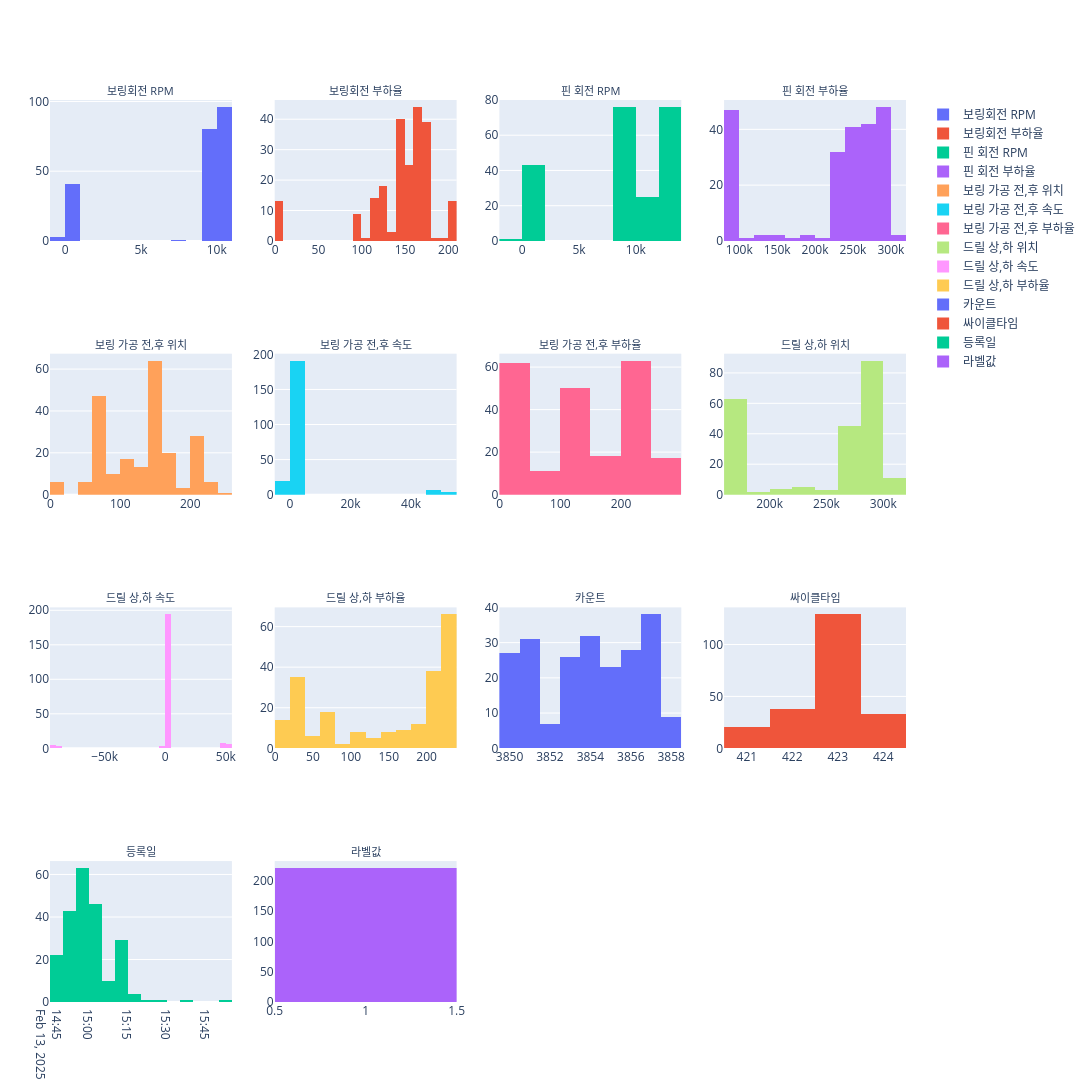

The cell this chart's notebook holds for it:
### Markdown cell above
### 데이터 분포 확인

### Code cell
plotting_hist_subplots(non_zero_data)

### Figure 1 — Plotly figure (JSON) as saved in the notebook; plotly's stock layout.template omitted (floating-point values rounded to 4 significant figures; data arrays with more than 128 entries replaced by an {"elided": "..."} marker saying what was removed)
{"data": [{"name": "보링회전 RPM", "type": "histogram", "x": {"elided": "221 int values"}, "xaxis": "x", "yaxis": "y"}, {"name": "보링회전 부하율", "type": "histogram", "x": {"elided": "221 int values"}, "xaxis": "x2", "yaxis": "y2"}, {"name": "핀 회전 RPM", "type": "histogram", "x": {"elided": "221 int values"}, "xaxis": "x3", "yaxis": "y3"}, {"name": "핀 회전 부하율", "type": "histogram", "x": {"elided": "221 int values"}, "xaxis": "x4", "yaxis": "y4"}, {"name": "보링 가공 전,후 위치", "type": "histogram", "x": {"elided": "221 int values"}, "xaxis": "x5", "yaxis": "y5"}, {"name": "보링 가공 전,후 속도", "type": "histogram", "x": {"elided": "221 int values"}, "xaxis": "x6", "yaxis": "y6"}, {"name": "보링 가공 전,후 부하율", "type": "histogram", "x": {"elided": "221 int values"}, "xaxis": "x7", "yaxis": "y7"}, {"name": "드릴 상,하 위치", "type": "histogram", "x": {"elided": "221 int values"}, "xaxis": "x8", "yaxis": "y8"}, {"name": "드릴 상,하 속도", "type": "histogram", "x": {"elided": "221 int values"}, "xaxis": "x9", "yaxis": "y9"}, {"name": "드릴 상,하 부하율", "type": "histogram", "x": {"elided": "221 int values"}, "xaxis": "x10", "yaxis": "y10"}, {"name": "카운트", "type": "histogram", "x": {"elided": "221 int values"}, "xaxis": "x11", "yaxis": "y11"}, {"name": "싸이클타임", "type": "histogram", "x": {"elided": "221 int values"}, "xaxis": "x12", "yaxis": "y12"}, {"name": "등록일", "type": "histogram", "x": {"elided": "221 str values"}, "xaxis": "x13", "yaxis": "y13"}, {"name": "라벨값", "type": "histogram", "x": {"elided": "221 int values"}, "xaxis": "x14", "yaxis": "y14"}], "layout": {"annotations": [{"font": {"size": 11}, "showarrow": false, "text": "보링회전 RPM", "x": 0.1062, "xanchor": "center", "xref": "paper", "y": 1, "yanchor": "bottom", "yref": "paper"}, {"font": {"size": 11}, "showarrow": false, "text": "보링회전 부하율", "x": 0.3688, "xanchor": "center", "xref": "paper", "y": 1, "yanchor": "bottom", "yref": "paper"}, {"font": {"size": 11}, "showarrow": false, "text": "핀 회전 RPM", "x": 0.6313, "xanchor": "center", "xref": "paper", "y": 1, "yanchor": "bottom", "yref": "paper"}, {"font": {"size": 11}, "showarrow": false, "text": "핀 회전 부하율", "x": 0.8938, "xanchor": "center", "xref": "paper", "y": 1, "yanchor": "bottom", "yref": "paper"}, {"font": {"size": 11}, "showarrow": false, "text": "보링 가공 전,후 위치", "x": 0.1062, "xanchor": "center", "xref": "paper", "y": 0.7188, "yanchor": "bottom", "yref": "paper"}, {"font": {"size": 11}, "showarrow": false, "text": "보링 가공 전,후 속도", "x": 0.3688, "xanchor": "center", "xref": "paper", "y": 0.7188, "yanchor": "bottom", "yref": "paper"}, {"font": {"size": 11}, "showarrow": false, "text": "보링 가공 전,후 부하율", "x": 0.6313, "xanchor": "center", "xref": "paper", "y": 0.7188, "yanchor": "bottom", "yref": "paper"}, {"font": {"size": 11}, "showarrow": false, "text": "드릴 상,하 위치", "x": 0.8938, "xanchor": "center", "xref": "paper", "y": 0.7188, "yanchor": "bottom", "yref": "paper"}, {"font": {"size": 11}, "showarrow": false, "text": "드릴 상,하 속도", "x": 0.1062, "xanchor": "center", "xref": "paper", "y": 0.4375, "yanchor": "bottom", "yref": "paper"}, {"font": {"size": 11}, "showarrow": false, "text": "드릴 상,하 부하율", "x": 0.3688, "xanchor": "center", "xref": "paper", "y": 0.4375, "yanchor": "bottom", "yref": "paper"}, {"font": {"size": 11}, "showarrow": false, "text": "카운트", "x": 0.6313, "xanchor": "center", "xref": "paper", "y": 0.4375, "yanchor": "bottom", "yref": "paper"}, {"font": {"size": 11}, "showarrow": false, "text": "싸이클타임", "x": 0.8938, "xanchor": "center", "xref": "paper", "y": 0.4375, "yanchor": "bottom", "yref": "paper"}, {"font": {"size": 11}, "showarrow": false, "text": "등록일", "x": 0.1062, "xanchor": "center", "xref": "paper", "y": 0.1562, "yanchor": "bottom", "yref": "paper"}, {"font": {"size": 11}, "showarrow": false, "text": "라벨값", "x": 0.3688, "xanchor": "center", "xref": "paper", "y": 0.1562, "yanchor": "bottom", "yref": "paper"}], "height": 1200, "margin": {"l": 50}, "width": 1200, "xaxis": {"anchor": "y", "domain": [0, 0.2125]}, "xaxis10": {"anchor": "y10", "domain": [0.2625, 0.475]}, "xaxis11": {"anchor": "y11", "domain": [0.525, 0.7375]}, "xaxis12": {"anchor": "y12", "domain": [0.7875, 1]}, "xaxis13": {"anchor": "y13", "domain": [0, 0.2125]}, "xaxis14": {"anchor": "y14", "domain": [0.2625, 0.475]}, "xaxis15": {"anchor": "y15", "domain": [0.525, 0.7375]}, "xaxis16": {"anchor": "y16", "domain": [0.7875, 1]}, "xaxis2": {"anchor": "y2", "domain": [0.2625, 0.475]}, "xaxis3": {"anchor": "y3", "domain": [0.525, 0.7375]}, "xaxis4": {"anchor": "y4", "domain": [0.7875, 1]}, "xaxis5": {"anchor": "y5", "domain": [0, 0.2125]}, "xaxis6": {"anchor": "y6", "domain": [0.2625, 0.475]}, "xaxis7": {"anchor": "y7", "domain": [0.525, 0.7375]}, "xaxis8": {"anchor": "y8", "domain": [0.7875, 1]}, "xaxis9": {"anchor": "y9", "domain": [0, 0.2125]}, "yaxis": {"anchor": "x", "domain": [0.8438, 1]}, "yaxis10": {"anchor": "x10", "domain": [0.2812, 0.4375]}, "yaxis11": {"anchor": "x11", "domain": [0.2812, 0.4375]}, "yaxis12": {"anchor": "x12", "domain": [0.2812, 0.4375]}, "yaxis13": {"anchor": "x13", "domain": [0, 0.1562]}, "yaxis14": {"anchor": "x14", "domain": [0, 0.1562]}, "yaxis15": {"anchor": "x15", "domain": [0, 0.1562]}, "yaxis16": {"anchor": "x16", "domain": [0, 0.1562]}, "yaxis2": {"anchor": "x2", "domain": [0.8438, 1]}, "yaxis3": {"anchor": "x3", "domain": [0.8438, 1]}, "yaxis4": {"anchor": "x4", "domain": [0.8438, 1]}, "yaxis5": {"anchor": "x5", "domain": [0.5625, 0.7188]}, "yaxis6": {"anchor": "x6", "domain": [0.5625, 0.7188]}, "yaxis7": {"anchor": "x7", "domain": [0.5625, 0.7188]}, "yaxis8": {"anchor": "x8", "domain": [0.5625, 0.7188]}, "yaxis9": {"anchor": "x9", "domain": [0.2812, 0.4375]}}}
